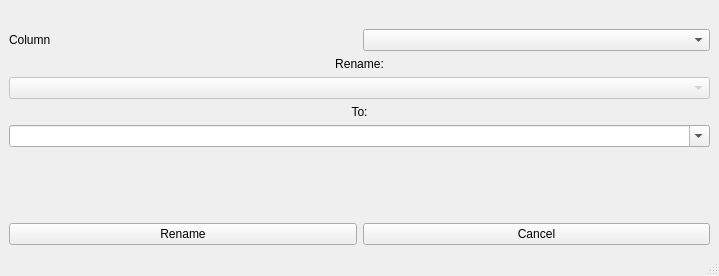
<?xml version="1.0" encoding="UTF-8"?>
<ui version="4.0">
 <class>RenameLabelWindow</class>
 <widget class="QMainWindow" name="RenameLabelWindow">
  <property name="geometry">
   <rect>
    <x>0</x>
    <y>0</y>
    <width>719</width>
    <height>276</height>
   </rect>
  </property>
  <property name="windowTitle">
   <string>Rename Label</string>
  </property>
  <property name="windowIcon">
   <iconset resource="../../res/app_resources.qrc">
    <normaloff>:/Icons/icons/Tango Icons/mimetypes/x-office-document-template.svg</normaloff>:/Icons/icons/Tango Icons/mimetypes/x-office-document-template.svg</iconset>
  </property>
  <widget class="QWidget" name="centralwidget">
   <layout class="QVBoxLayout" name="verticalLayout_2" stretch="0,0,0,1,0">
    <property name="sizeConstraint">
     <enum>QLayout::SetMinimumSize</enum>
    </property>
    <item>
     <widget class="QLabel" name="returnMsgLabel">
      <property name="enabled">
       <bool>false</bool>
      </property>
      <property name="text">
       <string/>
      </property>
      <property name="alignment">
       <set>Qt::AlignBottom|Qt::AlignLeading|Qt::AlignLeft</set>
      </property>
     </widget>
    </item>
    <item>
     <layout class="QHBoxLayout" name="horizontalLayout_3">
      <item>
       <widget class="QLabel" name="label">
        <property name="text">
         <string>Column</string>
        </property>
       </widget>
      </item>
      <item>
       <widget class="QComboBox" name="columnOptionsCombobox"/>
      </item>
     </layout>
    </item>
    <item>
     <layout class="QVBoxLayout" name="renameToVLayout">
      <item>
       <widget class="QLabel" name="renameLabel">
        <property name="text">
         <string>Rename:</string>
        </property>
        <property name="alignment">
         <set>Qt::AlignCenter</set>
        </property>
       </widget>
      </item>
      <item>
       <widget class="QComboBox" name="fromCombobox">
        <property name="enabled">
         <bool>false</bool>
        </property>
       </widget>
      </item>
      <item>
       <widget class="QLabel" name="toLabel">
        <property name="text">
         <string>To:</string>
        </property>
        <property name="alignment">
         <set>Qt::AlignCenter</set>
        </property>
       </widget>
      </item>
      <item>
       <widget class="QComboBox" name="toComboBox">
        <property name="editable">
         <bool>true</bool>
        </property>
       </widget>
      </item>
     </layout>
    </item>
    <item>
     <spacer name="verticalSpacer">
      <property name="orientation">
       <enum>Qt::Vertical</enum>
      </property>
      <property name="sizeHint" stdset="0">
       <size>
        <width>20</width>
        <height>40</height>
       </size>
      </property>
     </spacer>
    </item>
    <item>
     <layout class="QHBoxLayout" name="horizontalLayout" stretch="0,0">
      <property name="spacing">
       <number>6</number>
      </property>
      <property name="topMargin">
       <number>30</number>
      </property>
      <property name="bottomMargin">
       <number>0</number>
      </property>
      <item>
       <widget class="QPushButton" name="renameBtn">
        <property name="text">
         <string>Rename</string>
        </property>
       </widget>
      </item>
      <item>
       <widget class="QPushButton" name="cancelBtn">
        <property name="text">
         <string>Cancel</string>
        </property>
       </widget>
      </item>
     </layout>
    </item>
   </layout>
  </widget>
  <widget class="QMenuBar" name="menubar">
   <property name="enabled">
    <bool>false</bool>
   </property>
   <property name="geometry">
    <rect>
     <x>0</x>
     <y>0</y>
     <width>719</width>
     <height>22</height>
    </rect>
   </property>
  </widget>
  <widget class="QStatusBar" name="statusbar">
   <property name="enabled">
    <bool>false</bool>
   </property>
  </widget>
 </widget>
 <resources>
  <include location="../../res/app_resources.qrc"/>
 </resources>
 <connections/>
</ui>
